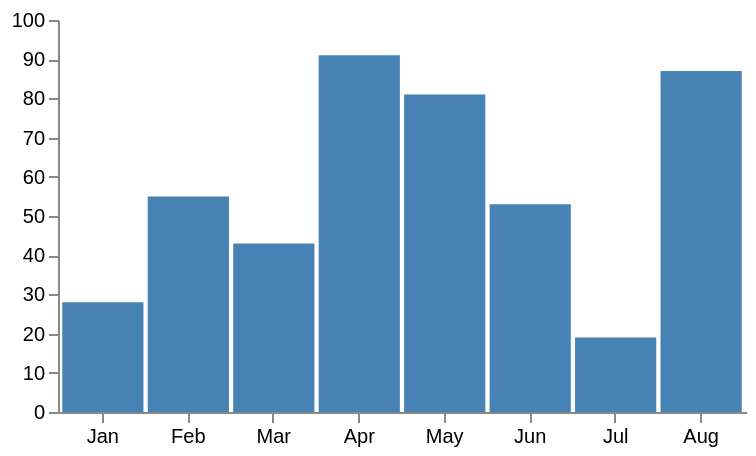

Express this chart as Vega-Lite.
### Vega specification from a JSON file in a GitHub repository (floating-point values rounded to 4 significant figures)
{"$schema": "https://vega.github.io/schema/vega/v6.json", "description": "Minimal bar chart. The first differential fixture; consumed by the Kotlin runtime from Milestone 3 and by oracle-js today.", "width": 344, "height": 196, "padding": 5, "data": [{"name": "table", "values": [{"category": "Jan", "amount": 28}, {"category": "Feb", "amount": 55}, {"category": "Mar", "amount": 43}, {"category": "Apr", "amount": 91}, {"category": "May", "amount": 81}, {"category": "Jun", "amount": 53}, {"category": "Jul", "amount": 19}, {"category": "Aug", "amount": 87}]}], "scales": [{"name": "xscale", "type": "band", "domain": {"data": "table", "field": "category"}, "range": "width", "padding": 0.05}, {"name": "yscale", "type": "linear", "domain": {"data": "table", "field": "amount"}, "nice": true, "range": "height"}], "axes": [{"orient": "bottom", "scale": "xscale"}, {"orient": "left", "scale": "yscale"}], "marks": [{"type": "rect", "from": {"data": "table"}, "encode": {"enter": {"x": {"scale": "xscale", "field": "category"}, "width": {"scale": "xscale", "band": 1}, "y": {"scale": "yscale", "field": "amount"}, "y2": {"scale": "yscale", "value": 0}, "fill": {"value": "steelblue"}}}}]}
